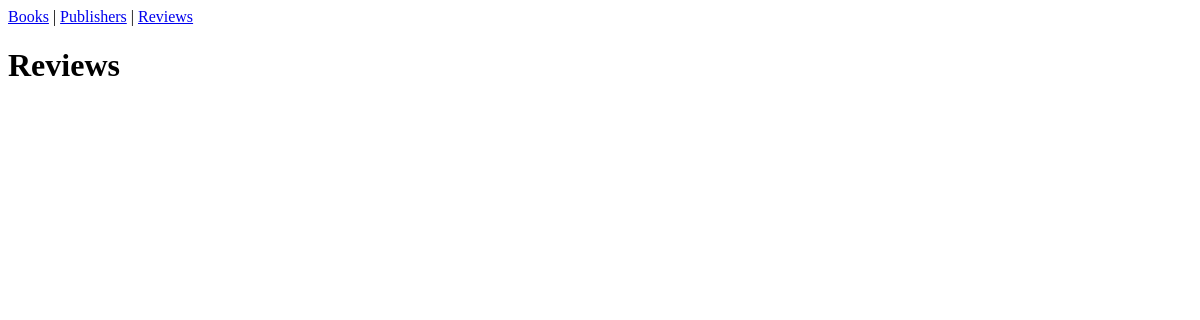
The page /reviews/ on the database as committed earlier.
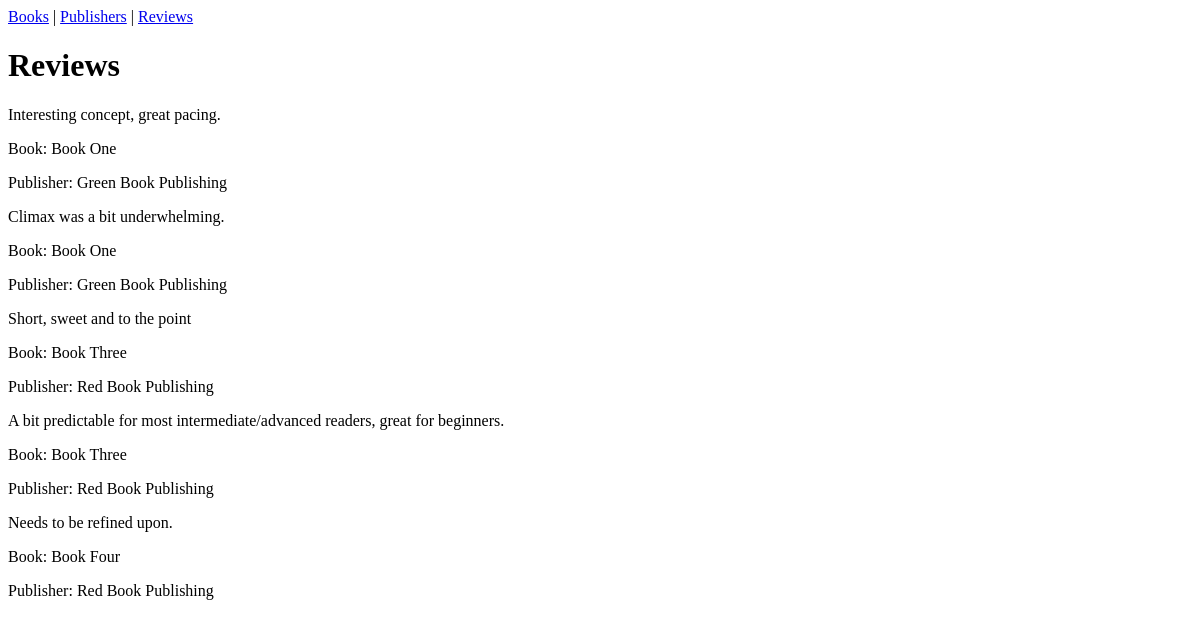
The same page on the database as committed later.
### catalog/models.py (models this page shows, shortened)
class Review(models.Model):
    body = models.TextField()
    book = models.ForeignKey(
        Book,
        on_delete=models.CASCADE,
        related_name="reviews",
    )

class Book(models.Model):
    title = models.CharField(max_length=200)
    publication_year = models.IntegerField()
    publisher = models.ForeignKey(
        Publisher,
        on_delete=models.CASCADE,
        related_name="books"
    )

class Publisher(models.Model):
    name = models.CharField(max_length=200)

### catalog/views.py (the view)
# urls.py: path("reviews/", views.ReviewListView.as_view(), name="review_list"),
class ReviewListView(ListView):
    model = Review
    template_name = "review_list.html"
    context_object_name = "reviews"

### catalog/templates/review_list.html (shortened to what this page needs)
{% extends "base.html" %}
{% block content %}
<h1>Reviews</h1>
{% for review in reviews %}
    <div>
        <p>{{ review.body }}</p>
        <p>Book: {{ review.book.title }}</p>
        <p>Publisher: {{ review.book.publisher.name }}</p>
    </div>
{% endfor %}
{% endblock %}

Rows that differ between the two databases and show on the page:
added Review: body "Interesting concept, great pacing.", book "Book One", book.publisher.name "Green Book Publishing"
added Review: body "Climax was a bit underwhelming.", book "Book One", book.publisher.name "Green Book Publishing"
added Review: body "Short, sweet and to the point", book "Book Three", book.publisher.name "Red Book Publishing"
added Review: body "A bit predictable for most intermediate/advanced readers, great for beginners.", book "Book Three", book.publisher.name "Red Book Publishing"
added Review: body "Needs to be refined upon.", book "Book Four", book.publisher.name "Red Book Publishing"
